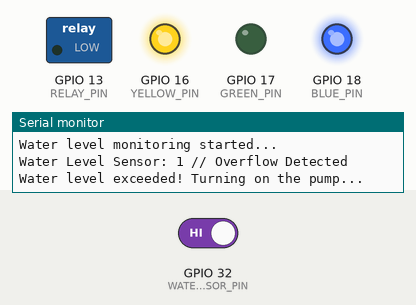
This sketch was run on a simulated ESP32. Shown: switched loads named in the sketch (green lamp = pin HIGH), output pins drawn as LEDs (lit = HIGH), the last lines printed to the serial monitor. Inputs (shaded band) come from the test bench; at power-on: GPIO 32 (WATER_LEVEL_SENSOR_PIN) HIGH.

Above: at 18.0 s.
At 33.5 s:
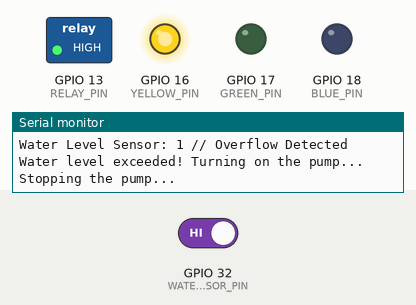
Timing chart, 0 to 43.3 s (numbered marks = the images above):
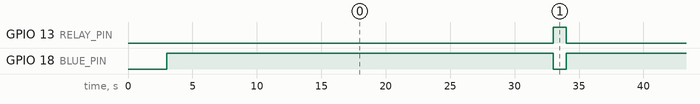

Measured:
- by itself, GPIO 13 (RELAY_PIN): alternates HIGH for 1.0 s and LOW for 30.0 s
- by itself, GPIO 18 (BLUE_PIN): alternates HIGH for 30.0 s and LOW for 1.0 s

The sketch:

Water_Level_Monitor.ino
```cpp
#define WATER_LEVEL_SENSOR_PIN 32  // Pin connected to the water level sensor
#define RELAY_PIN 13               // Pin connected to the relay module
#define YELLOW_PIN 16
#define GREEN_PIN 17
#define BLUE_PIN 18
void setup() {
  pinMode(YELLOW_PIN, OUTPUT);
  digitalWrite(YELLOW_PIN, HIGH);
  delay(2000);
  pinMode(WATER_LEVEL_SENSOR_PIN, INPUT_PULLUP);  // The sensor normally stays HIGH
  pinMode(RELAY_PIN, OUTPUT);
  pinMode(BLUE_PIN, OUTPUT);
  pinMode(GREEN_PIN, OUTPUT);
  digitalWrite(RELAY_PIN, LOW);  // Ensure relay is off initially

  Serial.begin(115200);
  Serial.println("Water level monitoring started...");
  delay(1000);
}

void loop() {
  int waterLevel = digitalRead(WATER_LEVEL_SENSOR_PIN);

  Serial.print("Water Level Sensor: ");
  Serial.print(waterLevel);
  Serial.println(waterLevel == LOW ? " // Normal" : " // Overflow Detected");

  if (waterLevel == HIGH) {
    Serial.println("Water level exceeded! Turning on the pump...");
    digitalWrite(RELAY_PIN, LOW);  // Turn on relay (activating the pump)
    digitalWrite(GREEN_PIN, LOW);
    digitalWrite(BLUE_PIN, HIGH);
    delay(30000);  // Keep the pump running for 30 seconds

    Serial.println("Stopping the pump...");
    digitalWrite(RELAY_PIN, HIGH);  // Turn off relay
    digitalWrite(BLUE_PIN, LOW);
  } else {
    digitalWrite(GREEN_PIN, HIGH);
    digitalWrite(YELLOW_PIN, LOW);
    digitalWrite(BLUE_PIN, LOW);
  }
  delay(1000);  // Small delay before next reading
}
```
